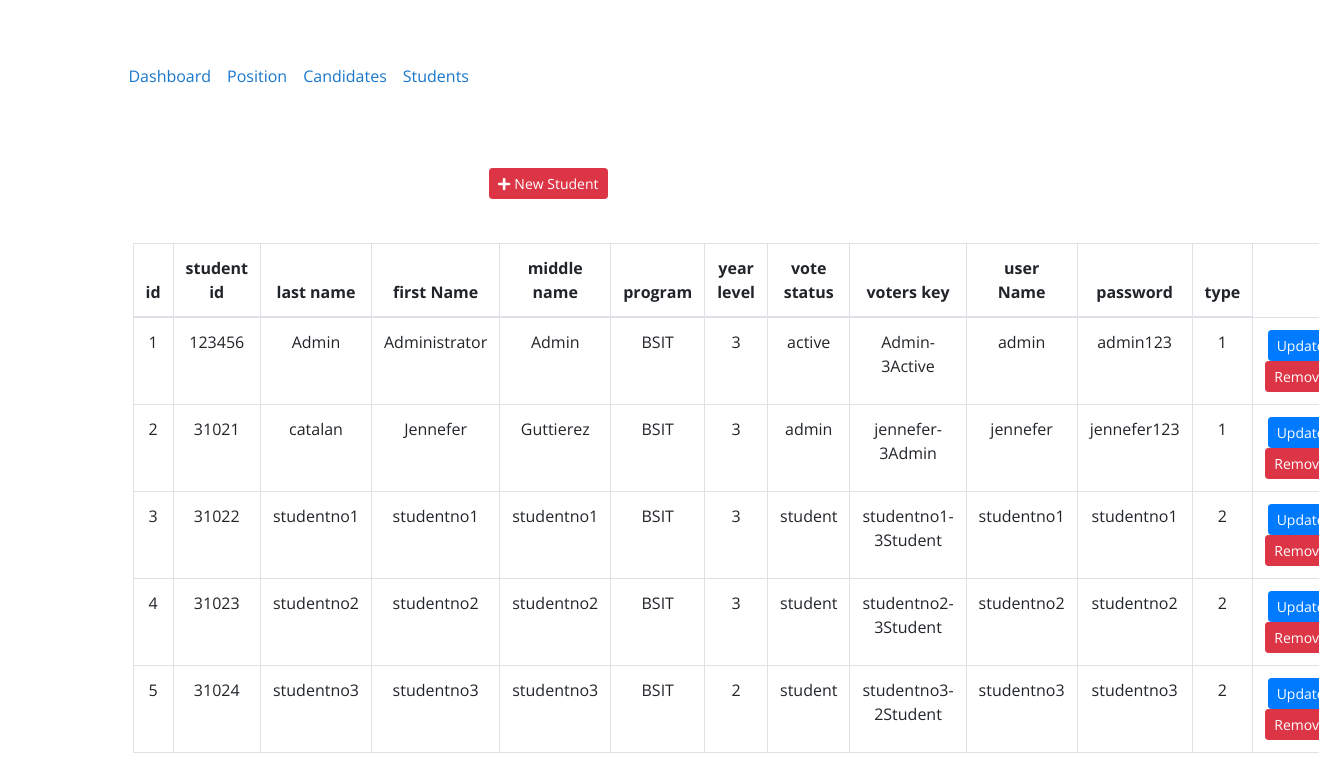
The app's page /index.php?page=users (signed in) with its own data.
### tables this page shows
CREATE TABLE `users` (
  `id` int(30) NOT NULL,
  `sid` int(10) NOT NULL,
  `lname` varchar(200) NOT NULL,
  `name` varchar(200) NOT NULL,
  `mname` varchar(50) NOT NULL,
  `program` varchar(50) NOT NULL,
  `year` int(50) NOT NULL,
  `vstatus` varchar(50) NOT NULL,
  `vkey` text NOT NULL,
  `username` varchar(100) NOT NULL,
  `password` varchar(200) NOT NULL,
  `type` tinyint(1) NOT NULL DEFAULT 2 COMMENT '1+admin , 2 = users'
);

### users.php (the view, shortened to what this page needs)
<div class="container-fluid">
	<div class="row">
	<div class="col-lg-12">
			<button class="btn btn-danger float-center btn-sm" id="new_user"><i class="fa fa-plus"></i> New Student</button>
	</div>
	</div>
	<br>
	<div class="row">
		<div class="">
			<div class="card-body">
				<table class="table-normal table-bordered col-md-12">
				<div class="col-md-12">
	<div class="">
		<div class="">
			<table class="table table-bordered">
				<colgroup>
				<col width="5%">
				<col width="50%">
				<col width="35%">
				<col width="10%">
				<col width="200%">
				</colgroup>
			<thead>
				<tr>
					<th class="text-center">id</th>
					<th class="text-center">student id</th>
					<th class="text-center">last name</th>
					<th class="text-center">first Name</th>
					<th class="text-center">middle name</th>
					<th class="text-center">program</th>
					<th class="text-center">year level</th>
					<th class="text-center">vote status</th>
					<th class="text-center">voters key</th>
					<th class="text-center">user Name</th>
					<th class="text-center">password</th>
					<th class="text-center">type</th>
				</tr>
			</thead>
			<tbody>
				<?php
 					include 'db_connect.php';
 					$users = $conn->query("SELECT * FROM users order by name asc");
 					$i = 1;
 					while($row= $users->fetch_assoc()):
				 ?>
				 <tr>
				 	<td>
				 		<?php echo $i++ ?>
				 	</td>
					 <td>
				 		<?php echo $row['sid'] ?>
				 	</td>
					 <td>
				 		<?php echo $row['lname'] ?>
				 	</td>
				 	<td>
				 		<?php echo $row['name'] ?>
				 	</td>
					 <td>
				 		<?php echo $row['mname'] ?>
				 	</td>
					 <td>
				 		<?php echo $row['program'] ?>
				 	</td>
					 <td>
				 		<?php echo $row['year'] ?>
				 	</td>
					 <td>
				 		<?php echo $row['vstatus'] ?>
				 	</td>
					 <td>
				 		<?php echo $row['vkey'] ?>
				 	</td>
				 	<td>
				 		<?php echo $row['username'] ?>
				 	</td>
					 <td>
				 		<?php echo $row['password'] ?>
				 	</td>
					 <td>
				 		<?php echo $row['type'] ?>
				 	</td>
				 	<td>
				 		<center>
								  <div class="text-center">
								    <a class="btn btn-sm btn-primary edit_user" href="javascript:void(0)" data-id = '<?php echo $row['id'] ?>'>Update</a>
								    <a class="btn btn-sm btn-danger delete_user" href="javascript:void(0)" data-id = '<?php echo $row['id'] ?>'>Remove</a>
								  </div>
								</div>
				<?php endwhile; ?>
			</div>
		</div>
	</div>
</body>
</html>

### assets/css/style.css (style rules this page uses)
body { font-family: "Open Sans", sans-serif; color: #444444; width: 100%; height: calc(100%); }
a { color: #1977cc; }

### index.php (style rules this page uses)
body { background: url(jenn.jpeg); }

### users.php (style rules this page uses)
body { background: url(jenn.jpeg); }

### records on screen
users: sid "123456", lname "Admin", name "Administrator", mname "Admin", program "BSIT", year "3", vstatus "active", vkey "Admin-3Active", username "admin", password "admin123", type "1"
users: sid "31021", lname "catalan", name "Jennefer", mname "Guttierez", program "BSIT", year "3", vstatus "admin", vkey "jennefer-3Admin", username "jennefer", password "jennefer123", type "1"
users: sid "31022", lname "studentno1", name "studentno1", mname "studentno1", program "BSIT", year "3", vstatus "student", vkey "studentno1-3Student", username "studentno1", password "studentno1", type "2"
users: sid "31023", lname "studentno2", name "studentno2", mname "studentno2", program "BSIT", year "3", vstatus "student", vkey "studentno2-3Student", username "studentno2", password "studentno2", type "2"
users: sid "31024", lname "studentno3", name "studentno3", mname "studentno3", program "BSIT", year "2", vstatus "student", vkey "studentno3-2Student", username "studentno3", password "studentno3", type "2"
